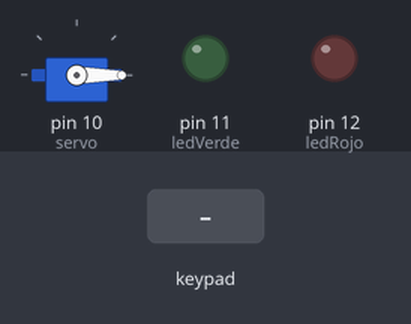
A sketch run on a simulated Arduino Uno, built with avr-gcc and run on an emulated ATmega328P. Shown: servo, output pins drawn as LEDs (lit = HIGH). The test bench sets the inputs (shaded band). What the sketch prints to the serial monitor is not drawn.

Above: at 1.2 s.
1.3 s: key '#' pressed
At 2.4 s:
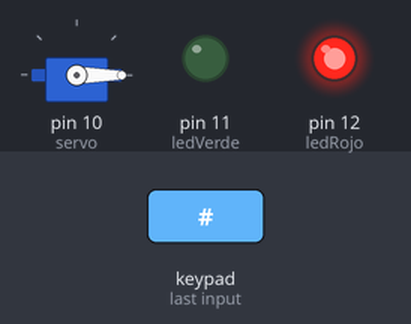
4.3 s: keypad keys A 3 2 1 # pressed 0.4 s apart
At 7.0 s:
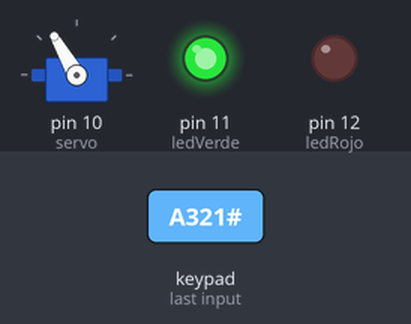
Timing chart, 0 to 9.4 s (numbered marks = the images above; inputs shaded):
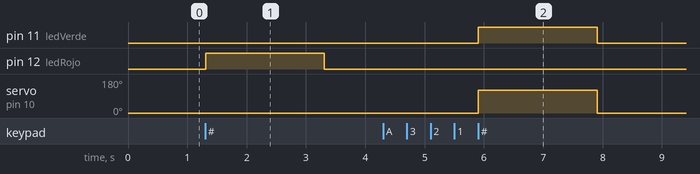

Measured:
- after the input at 1.3 s, pin 12 (ledRojo): LOW → HIGH at once, → LOW 2.0 s later
- after the input at 4.3 s, pin 11 (ledVerde): LOW → HIGH after 1.6 s, → LOW 2.0 s later; servo on pin 10 (servo): 0° → 120° after 1.6 s, → 0° 2.0 s later

The sketch:

keypad_servo.ino
```cpp
#include <Keypad.h>
#include <Servo.h>

const byte ROWS = 4;
const byte COLS = 4;

char keys[ROWS][COLS] = {
  {'1','2','3','A'},
  {'4','5','6','B'},
  {'7','8','9','C'},
  {'*','0','#','D'}
};

byte rowPins[ROWS] =  {9, 8, 7, 6}; // Conecta a las filas
byte colPins[COLS] = {5, 4, 3, 2}; // Conecta a las columnas

Keypad keypad = Keypad(makeKeymap(keys), rowPins, colPins, ROWS, COLS);
Servo servo;

const int ledVerde = 11;  // Pin LED verde
const int ledRojo = 12;   // Pin LED rojo

String password = "A321";
String input = "";

void setup() {
  Serial.begin(9600);
  servo.attach(10); // Conecta el servo al pin 10
  servo.write(0);   // Posición cerrada

  pinMode(ledVerde, OUTPUT);
  pinMode(ledRojo, OUTPUT);

  digitalWrite(ledVerde, LOW);
  digitalWrite(ledRojo, LOW);

  Serial.println("Introduce la clave:");
}

void loop() {
  char key = keypad.getKey();

  if (key) {
    Serial.print(key);

    if (key == '#') {
      if (input == password) {
        Serial.println("\n¡Clave correcta!");
        digitalWrite(ledVerde, HIGH);  // Enciende LED verde
        digitalWrite(ledRojo, LOW);

        servo.write(120); // Abre la cerradura
        delay(2000);
        servo.write(0);  // Vuelve a cerrar

        digitalWrite(ledVerde, LOW);   // Apaga LED verde
      } else {
        Serial.println("\nClave incorrecta");
        digitalWrite(ledRojo, HIGH);   // Enciende LED rojo
        digitalWrite(ledVerde, LOW);
        delay(2000);
        digitalWrite(ledRojo, LOW);    // Apaga LED rojo
      }
      input = ""; // Reinicia la entrada
    } else if (key == '*') {
      input = ""; // Borra entrada
      Serial.println("\nEntrada reiniciada");
      digitalWrite(ledRojo, LOW);
      digitalWrite(ledVerde, LOW);
    } else {
      input += key; // Agrega dígito
    }
  }
}
```
